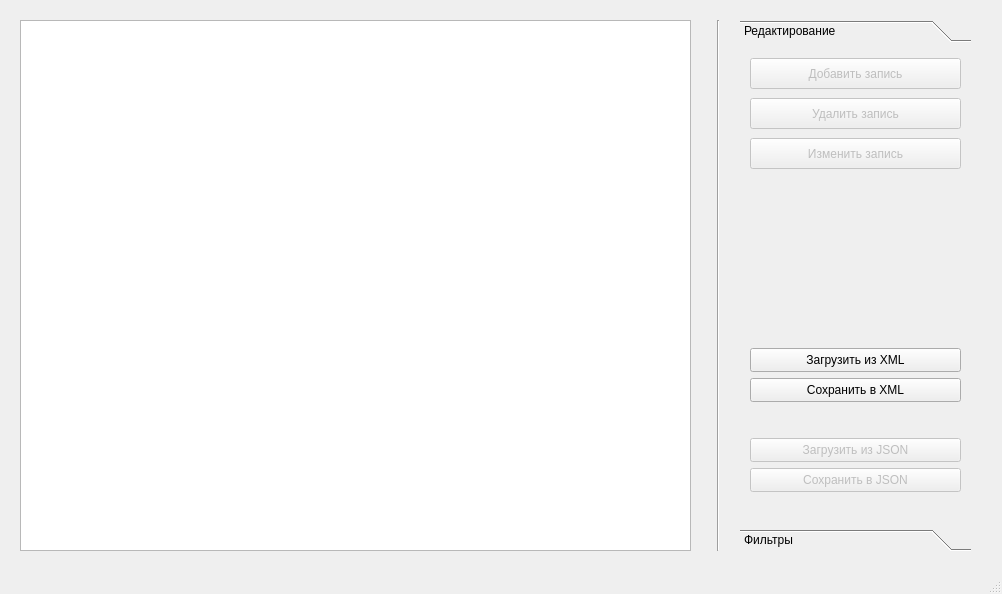
<?xml version="1.0" encoding="UTF-8"?>
<ui version="4.0">
 <class>IndexView</class>
 <widget class="QMainWindow" name="IndexView">
  <property name="geometry">
   <rect>
    <x>0</x>
    <y>0</y>
    <width>1002</width>
    <height>594</height>
   </rect>
  </property>
  <property name="minimumSize">
   <size>
    <width>1002</width>
    <height>594</height>
   </size>
  </property>
  <property name="maximumSize">
   <size>
    <width>1002</width>
    <height>594</height>
   </size>
  </property>
  <property name="windowTitle">
   <string>TableReader</string>
  </property>
  <property name="windowIcon">
   <iconset resource="../Resources/MainIcons.qrc">
    <normaloff>:/icon/mainIcon/Icons/calendar3.svg</normaloff>:/icon/mainIcon/Icons/calendar3.svg</iconset>
  </property>
  <widget class="QWidget" name="centralwidget">
   <widget class="QToolBox" name="toolBox">
    <property name="geometry">
     <rect>
      <x>740</x>
      <y>20</y>
      <width>231</width>
      <height>531</height>
     </rect>
    </property>
    <property name="currentIndex">
     <number>0</number>
    </property>
    <widget class="QWidget" name="redaction">
     <property name="geometry">
      <rect>
       <x>0</x>
       <y>0</y>
       <width>231</width>
       <height>471</height>
      </rect>
     </property>
     <attribute name="label">
      <string>Редактирование</string>
     </attribute>
     <widget class="QPushButton" name="UploadXmlButton">
      <property name="geometry">
       <rect>
        <x>10</x>
        <y>300</y>
        <width>211</width>
        <height>24</height>
       </rect>
      </property>
      <property name="text">
       <string>Загрузить из XML</string>
      </property>
     </widget>
     <widget class="QPushButton" name="DownloadXmlButton">
      <property name="geometry">
       <rect>
        <x>10</x>
        <y>330</y>
        <width>211</width>
        <height>24</height>
       </rect>
      </property>
      <property name="text">
       <string>Сохранить в XML</string>
      </property>
     </widget>
     <widget class="QPushButton" name="UploadJsonButton">
      <property name="enabled">
       <bool>false</bool>
      </property>
      <property name="geometry">
       <rect>
        <x>10</x>
        <y>390</y>
        <width>211</width>
        <height>24</height>
       </rect>
      </property>
      <property name="text">
       <string>Загрузить из JSON</string>
      </property>
     </widget>
     <widget class="QPushButton" name="DownloadJsonButton">
      <property name="enabled">
       <bool>false</bool>
      </property>
      <property name="geometry">
       <rect>
        <x>10</x>
        <y>420</y>
        <width>211</width>
        <height>24</height>
       </rect>
      </property>
      <property name="text">
       <string>Сохранить в JSON</string>
      </property>
     </widget>
     <widget class="QPushButton" name="AddPerson">
      <property name="enabled">
       <bool>false</bool>
      </property>
      <property name="geometry">
       <rect>
        <x>10</x>
        <y>10</y>
        <width>211</width>
        <height>31</height>
       </rect>
      </property>
      <property name="text">
       <string>Добавить запись</string>
      </property>
     </widget>
     <widget class="QPushButton" name="DeletePerson">
      <property name="enabled">
       <bool>false</bool>
      </property>
      <property name="geometry">
       <rect>
        <x>10</x>
        <y>50</y>
        <width>211</width>
        <height>31</height>
       </rect>
      </property>
      <property name="text">
       <string>Удалить запись</string>
      </property>
     </widget>
     <widget class="QPushButton" name="EditPerson">
      <property name="enabled">
       <bool>false</bool>
      </property>
      <property name="geometry">
       <rect>
        <x>10</x>
        <y>90</y>
        <width>211</width>
        <height>31</height>
       </rect>
      </property>
      <property name="text">
       <string>Изменить запись</string>
      </property>
     </widget>
    </widget>
    <widget class="QWidget" name="filters">
     <property name="geometry">
      <rect>
       <x>0</x>
       <y>0</y>
       <width>231</width>
       <height>471</height>
      </rect>
     </property>
     <attribute name="label">
      <string>Фильтры</string>
     </attribute>
     <widget class="QLineEdit" name="FirstNameInput">
      <property name="geometry">
       <rect>
        <x>0</x>
        <y>30</y>
        <width>111</width>
        <height>24</height>
       </rect>
      </property>
     </widget>
     <widget class="QLineEdit" name="SurnameInput">
      <property name="geometry">
       <rect>
        <x>120</x>
        <y>30</y>
        <width>111</width>
        <height>24</height>
       </rect>
      </property>
     </widget>
     <widget class="QLineEdit" name="PatronymicInput">
      <property name="geometry">
       <rect>
        <x>0</x>
        <y>80</y>
        <width>231</width>
        <height>24</height>
       </rect>
      </property>
     </widget>
     <widget class="QLineEdit" name="EmailInput">
      <property name="geometry">
       <rect>
        <x>0</x>
        <y>160</y>
        <width>231</width>
        <height>24</height>
       </rect>
      </property>
     </widget>
     <widget class="QLineEdit" name="TelephoneInput">
      <property name="geometry">
       <rect>
        <x>0</x>
        <y>210</y>
        <width>231</width>
        <height>24</height>
       </rect>
      </property>
     </widget>
     <widget class="QLineEdit" name="SelfIdInput">
      <property name="geometry">
       <rect>
        <x>0</x>
        <y>260</y>
        <width>231</width>
        <height>24</height>
       </rect>
      </property>
     </widget>
     <widget class="QLabel" name="FirstNameLabel">
      <property name="geometry">
       <rect>
        <x>0</x>
        <y>10</y>
        <width>49</width>
        <height>16</height>
       </rect>
      </property>
      <property name="text">
       <string>Имя</string>
      </property>
     </widget>
     <widget class="QLabel" name="SurnameLabel">
      <property name="geometry">
       <rect>
        <x>120</x>
        <y>10</y>
        <width>61</width>
        <height>16</height>
       </rect>
      </property>
      <property name="text">
       <string>Фамилия</string>
      </property>
     </widget>
     <widget class="QLabel" name="PatronymicLabel">
      <property name="geometry">
       <rect>
        <x>0</x>
        <y>60</y>
        <width>81</width>
        <height>16</height>
       </rect>
      </property>
      <property name="text">
       <string>Отчество</string>
      </property>
     </widget>
     <widget class="QLabel" name="EmailLabel">
      <property name="geometry">
       <rect>
        <x>0</x>
        <y>140</y>
        <width>49</width>
        <height>16</height>
       </rect>
      </property>
      <property name="text">
       <string>Email</string>
      </property>
     </widget>
     <widget class="QLabel" name="TelephoneLabel">
      <property name="geometry">
       <rect>
        <x>0</x>
        <y>190</y>
        <width>71</width>
        <height>16</height>
       </rect>
      </property>
      <property name="text">
       <string>Телефон</string>
      </property>
     </widget>
     <widget class="QLabel" name="SelfIdLabel">
      <property name="geometry">
       <rect>
        <x>0</x>
        <y>240</y>
        <width>101</width>
        <height>16</height>
       </rect>
      </property>
      <property name="text">
       <string>Личный номер</string>
      </property>
     </widget>
     <widget class="QPushButton" name="FindButton">
      <property name="geometry">
       <rect>
        <x>0</x>
        <y>330</y>
        <width>101</width>
        <height>31</height>
       </rect>
      </property>
      <property name="text">
       <string>Найти</string>
      </property>
     </widget>
     <widget class="QPushButton" name="CleanButton">
      <property name="geometry">
       <rect>
        <x>130</x>
        <y>330</y>
        <width>101</width>
        <height>31</height>
       </rect>
      </property>
      <property name="text">
       <string>Сбросить</string>
      </property>
     </widget>
    </widget>
   </widget>
   <widget class="QTableWidget" name="PersonTable">
    <property name="geometry">
     <rect>
      <x>20</x>
      <y>20</y>
      <width>671</width>
      <height>531</height>
     </rect>
    </property>
   </widget>
   <widget class="Line" name="line">
    <property name="geometry">
     <rect>
      <x>710</x>
      <y>20</y>
      <width>16</width>
      <height>531</height>
     </rect>
    </property>
    <property name="orientation">
     <enum>Qt::Vertical</enum>
    </property>
   </widget>
  </widget>
  <widget class="QMenuBar" name="menubar">
   <property name="geometry">
    <rect>
     <x>0</x>
     <y>0</y>
     <width>1002</width>
     <height>21</height>
    </rect>
   </property>
  </widget>
  <widget class="QStatusBar" name="statusbar"/>
 </widget>
 <resources>
  <include location="../Resources/MainIcons.qrc"/>
 </resources>
 <connections/>
</ui>
